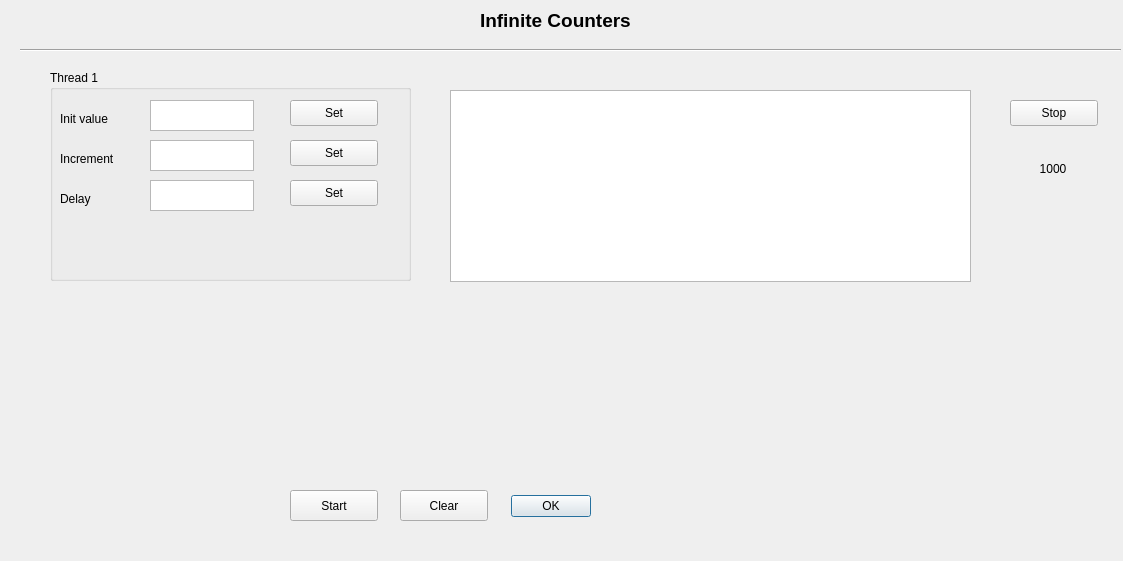
<?xml version="1.0" encoding="UTF-8"?>
<ui version="4.0">
 <class>DialogCounter</class>
 <widget class="QDialog" name="DialogCounter">
  <property name="geometry">
   <rect>
    <x>0</x>
    <y>0</y>
    <width>1123</width>
    <height>561</height>
   </rect>
  </property>
  <property name="windowTitle">
   <string>Dialog</string>
  </property>
  <widget class="QDialogButtonBox" name="buttonBox">
   <property name="geometry">
    <rect>
     <x>250</x>
     <y>490</y>
     <width>341</width>
     <height>32</height>
    </rect>
   </property>
   <property name="orientation">
    <enum>Qt::Horizontal</enum>
   </property>
   <property name="standardButtons">
    <set>QDialogButtonBox::Ok</set>
   </property>
  </widget>
  <widget class="QPushButton" name="btnStart">
   <property name="geometry">
    <rect>
     <x>290</x>
     <y>490</y>
     <width>88</width>
     <height>31</height>
    </rect>
   </property>
   <property name="text">
    <string>Start</string>
   </property>
  </widget>
  <widget class="Line" name="line">
   <property name="geometry">
    <rect>
     <x>20</x>
     <y>40</y>
     <width>1101</width>
     <height>21</height>
    </rect>
   </property>
   <property name="font">
    <font>
     <pointsize>14</pointsize>
     <bold>true</bold>
    </font>
   </property>
   <property name="orientation">
    <enum>Qt::Horizontal</enum>
   </property>
  </widget>
  <widget class="QPushButton" name="btnClear">
   <property name="geometry">
    <rect>
     <x>400</x>
     <y>490</y>
     <width>88</width>
     <height>31</height>
    </rect>
   </property>
   <property name="text">
    <string>Clear</string>
   </property>
  </widget>
  <widget class="QLabel" name="label">
   <property name="geometry">
    <rect>
     <x>480</x>
     <y>10</y>
     <width>211</width>
     <height>20</height>
    </rect>
   </property>
   <property name="font">
    <font>
     <pointsize>14</pointsize>
     <bold>true</bold>
    </font>
   </property>
   <property name="text">
    <string>Infinite Counters</string>
   </property>
  </widget>
  <widget class="QGroupBox" name="groupBox">
   <property name="geometry">
    <rect>
     <x>50</x>
     <y>70</y>
     <width>361</width>
     <height>211</height>
    </rect>
   </property>
   <property name="title">
    <string>Thread 1</string>
   </property>
   <widget class="QLabel" name="label_2">
    <property name="geometry">
     <rect>
      <x>10</x>
      <y>40</y>
      <width>66</width>
      <height>18</height>
     </rect>
    </property>
    <property name="text">
     <string>Init value</string>
    </property>
   </widget>
   <widget class="QLabel" name="label_3">
    <property name="geometry">
     <rect>
      <x>10</x>
      <y>80</y>
      <width>81</width>
      <height>18</height>
     </rect>
    </property>
    <property name="text">
     <string>Increment</string>
    </property>
   </widget>
   <widget class="QLabel" name="label_4">
    <property name="geometry">
     <rect>
      <x>10</x>
      <y>120</y>
      <width>66</width>
      <height>18</height>
     </rect>
    </property>
    <property name="text">
     <string>Delay</string>
    </property>
   </widget>
   <widget class="QTextEdit" name="txtInit">
    <property name="geometry">
     <rect>
      <x>100</x>
      <y>30</y>
      <width>104</width>
      <height>31</height>
     </rect>
    </property>
   </widget>
   <widget class="QTextEdit" name="txtIncrement">
    <property name="geometry">
     <rect>
      <x>100</x>
      <y>70</y>
      <width>104</width>
      <height>31</height>
     </rect>
    </property>
   </widget>
   <widget class="QTextEdit" name="txtDelay">
    <property name="geometry">
     <rect>
      <x>100</x>
      <y>110</y>
      <width>104</width>
      <height>31</height>
     </rect>
    </property>
   </widget>
   <widget class="QPushButton" name="btnInitValue">
    <property name="geometry">
     <rect>
      <x>240</x>
      <y>30</y>
      <width>88</width>
      <height>26</height>
     </rect>
    </property>
    <property name="text">
     <string>Set</string>
    </property>
   </widget>
   <widget class="QPushButton" name="btnIncrement">
    <property name="geometry">
     <rect>
      <x>240</x>
      <y>70</y>
      <width>88</width>
      <height>26</height>
     </rect>
    </property>
    <property name="text">
     <string>Set</string>
    </property>
   </widget>
   <widget class="QPushButton" name="btnDelay">
    <property name="geometry">
     <rect>
      <x>240</x>
      <y>110</y>
      <width>88</width>
      <height>26</height>
     </rect>
    </property>
    <property name="text">
     <string>Set</string>
    </property>
   </widget>
  </widget>
  <widget class="QTextBrowser" name="textBrowser">
   <property name="geometry">
    <rect>
     <x>450</x>
     <y>90</y>
     <width>521</width>
     <height>192</height>
    </rect>
   </property>
  </widget>
  <widget class="QPushButton" name="btnStop">
   <property name="geometry">
    <rect>
     <x>1010</x>
     <y>100</y>
     <width>88</width>
     <height>26</height>
    </rect>
   </property>
   <property name="text">
    <string>Stop</string>
   </property>
  </widget>
  <widget class="QLabel" name="currentValue1">
   <property name="geometry">
    <rect>
     <x>1020</x>
     <y>160</y>
     <width>66</width>
     <height>18</height>
    </rect>
   </property>
   <property name="text">
    <string>1000</string>
   </property>
   <property name="alignment">
    <set>Qt::AlignCenter</set>
   </property>
  </widget>
 </widget>
 <resources/>
 <connections>
  <connection>
   <sender>buttonBox</sender>
   <signal>accepted()</signal>
   <receiver>DialogCounter</receiver>
   <slot>accept()</slot>
   <hints>
    <hint type="sourcelabel">
     <x>248</x>
     <y>254</y>
    </hint>
    <hint type="destinationlabel">
     <x>157</x>
     <y>274</y>
    </hint>
   </hints>
  </connection>
  <connection>
   <sender>buttonBox</sender>
   <signal>rejected()</signal>
   <receiver>DialogCounter</receiver>
   <slot>reject()</slot>
   <hints>
    <hint type="sourcelabel">
     <x>316</x>
     <y>260</y>
    </hint>
    <hint type="destinationlabel">
     <x>286</x>
     <y>274</y>
    </hint>
   </hints>
  </connection>
 </connections>
</ui>
